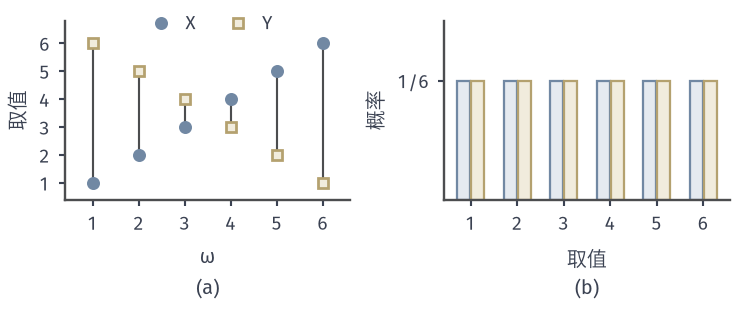

Write the Python code that produced this figure.
from pathlib import Path
import sys
ROOT = next(p for p in Path(__file__).resolve().parents if (p/'build.sh').is_file() and (p/'tex/book.tex').is_file())
sys.path.insert(0, str(ROOT/'figures/07-probability/01-elementary-probability/matplotlib/rvd-common'))
from rvd_common import *
# Target: fair die, X(w)=w and Y(w)=7-w. Pointwise the two records never agree, yet both mass tables are 1/6 on {1,...,6}.
fig, axs = figure(width_mm=104, height_mm=44, ncols=2)
w = np.arange(1, 7)
ax = axs[0]; style(ax)
for k in w:
    ax.plot([k, k], [k, 7-k], color=LINE, lw=.85, zorder=1)
ax.plot(w, w, 'o', ms=4.2, color=BLUE, zorder=3, label='$X$')
ax.plot(w, 7-w, 's', ms=4.2, mfc=YELLOW_FILL, mec=YELLOW, mew=1.1, zorder=3, label='$Y$')
ax.set_xticks(w); ax.set_yticks(w); ax.set_xlim(.4, 6.6); ax.set_ylim(.4, 6.8)
ax.set_ylabel('取值')
ax.legend(loc='upper center', ncols=2, handletextpad=.3, columnspacing=1.2, borderaxespad=0, bbox_to_anchor=(.5, 1.08))
sub(ax, 'a', r'$\omega$')
ax = axs[1]; style(ax)
bars(ax, w-.15, np.full(6, 1/6), width=.28)
ax.bar(w+.15, np.full(6, 1/6), width=.28, color=YELLOW_FILL, edgecolor=YELLOW, linewidth=.9)
ax.set_xticks(w); ax.set_ylim(0, .25); ax.set_yticks([1/6]); ax.set_yticklabels(['1/6'])
ax.set_ylabel('概率')
sub(ax, 'b', '取值')
save(fig, HERE(__file__), 'figure', {'X': w.tolist(), 'Y': (7-w).tolist(), 'mass': '1/6 each'})
